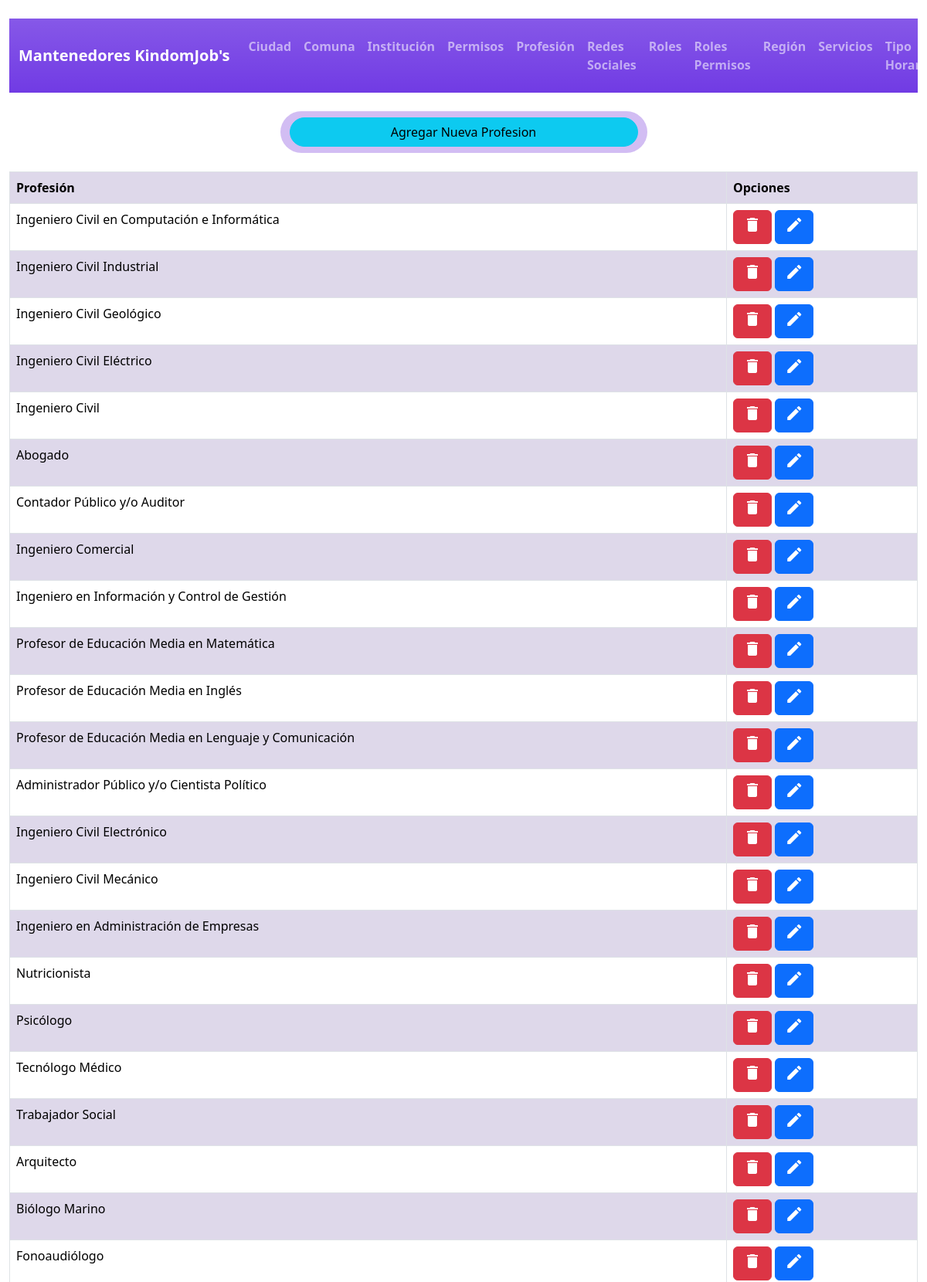
The page /admin/mantenedor_profesion/index_profesion.php (upper part) on the database its author committed.
### tables this page shows
CREATE TABLE `profesion` (
  `id_profesion` int(11) NOT NULL,
  `nombre_profesion` varchar(100) NOT NULL
);

### admin/mantenedor_profesion/index_profesion.php (the view, shortened to what this page needs)
<?php
    require('..\conexion.php');
?>
<!DOCTYPE html>
<html lang="es">
<head>
    <link rel="stylesheet" href="../estilos.css">
    <link href="https://cdn.jsdelivr.net/npm/bootstrap@5.3.3/dist/css/bootstrap.min.css" rel="stylesheet"
>
</head>
<body>
    <div class="container-fluid contenedorcompleto py-4">
    <nav class="navbar navbar-expand-lg bg-gradient bg-opacity-50" data-bs-theme="dark" style="background-color: rgb(113, 59, 228);">
            <div class="container-fluid mt-2 mb-2">
                <a class="navbar-brand" href="../index.php"><b>Mantenedores KindomJob's</b></a>
                <div class="collapse navbar-collapse" id="navbarNav">
                    <ul class="navbar-nav">
                        <li class="nav-item">
                            <a class="nav-link" href="../mantenedor_ciudad/index_ciudad.php"><b>Ciudad</b></a>
                        </li>
                        <li class="nav-item">
                            <a class="nav-link" href="../mantenedor_comuna/index_comuna.php"><b>Comuna</b></a>
                        </li>
                        <li class="nav-item">
                            <a class="nav-link" href="../mantenedor_institucion/index_institucion.php"><b>Institución</b></a>
                        </li>
                        <li class="nav-item">
                            <a class="nav-link" href="../mantenedor_permiso/index_permiso.php"><b>Permisos</b></a>
                        </li>
                        <li class="nav-item">
                            <a class="nav-link" href="../mantenedor_profesion/index_profesion.php"><b>Profesión</b></a>
                        </li>
                        <li class="nav-item">
                            <a class="nav-link" href="../mantenedor_redes_sociales/index_rs.php"><b>Redes Sociales</b></a>
                        </li>
                        <li class="nav-item">
                            <a class="nav-link" href="../mantenedor_roles/index_rol.php"><b>Roles</b></a>
                        </li>
                        <li class="nav-item">
                            <a class="nav-link" href="../mantenedor_roles_permisos/index_rol_permiso.php"><b>Roles Permisos</b></a>
                        </li>
                        <li class="nav-item">
                            <a class="nav-link" href="../mantenedor_region/index_region.php"><b>Región</b></a>
                        </li>
                        <li class="nav-item">
                            <a class="nav-link" href="../mantenedor_servicio/index_servicio.php"><b>Servicios</b></a>
                        </li>
                        <li class="nav-item">
                            <a class="nav-link" href="../mantenedor_tiempohorario/index_th.php"><b>Tipo Horario</b></a>
                        </li>
                    </ul>
                </div>
            </div>
        </nav>
        <br>
        <div class="container text-center">
            <div class="row">
                <div class="col">
                </div>
                <div class="col-6 col-xl-5 col-sm rounded-pill" style="background-color: rgba(115, 52, 216, 0.322);">
                    <div class="d-grid gap-2 py-2">
                            <button type="button" class="btn  btn-info rounded-pill" data-bs-toggle="modal" data-bs-target="#exampleModal">
                                Agregar Nueva Profesion
                            </button>
                    </div>
                </div>
                <div class="col">
                </div>
            </div>
        </div>
        <br>
        <table class="table table-striped table-bordered">
            <tr>
                <th>Profesión</th>
                <th>Opciones</th>
            </tr>
            <?php
        $consulta = "SELECT * FROM profesion";
        $resultado = mysqli_query($conexion, $consulta);
        while ($row = mysqli_fetch_assoc($resultado))
        {
            $id_profesion = $row["id_profesion"];
            $nombre_profesion = $row["nombre_profesion"];
            echo "<tr>";
                echo "<td>".$nombre_profesion."</td>";
                echo "<td>";
                    echo "<a href='borrar_profesion.php?id_e=".$id_profesion."' class='btn btn-danger' style='color: white; text-decoration: none;'><span class='material-icons'>delete</span></a>";
                    echo "<a href='form_edicion_profesion.php?id_e=".$id_profesion."' class='btn btn-primary' style='color: white; text-decoration: none;'><span class='material-icons'>edit</span></a>";
                echo "</td>";
            echo "</tr>";
        }
        ?>
        </table>
    </div>
</body>
</html>

### admin/estilos.css (style rules this page uses)
.contenedorcompleto { height: 100vh; }
.table-striped>tbody>tr:nth-child(odd)>td, .table-striped>tbody>tr:nth-child(odd)>th { background-color: rgb(234, 228, 246) }

### rows shown on the page
profesion: nombre_profesion "Ingeniero Civil en Computación e Informática"
profesion: nombre_profesion "Ingeniero Civil Industrial"
profesion: nombre_profesion "Ingeniero Civil Geológico"
profesion: nombre_profesion "Ingeniero Civil Eléctrico"
profesion: nombre_profesion "Ingeniero Civil"
profesion: nombre_profesion "Abogado"
profesion: nombre_profesion "Contador Público y/o Auditor"
profesion: nombre_profesion "Ingeniero Comercial"
profesion: nombre_profesion "Ingeniero en Información y Control de Gestión"
profesion: nombre_profesion "Profesor de Educación Media en Matemática"
profesion: nombre_profesion "Profesor de Educación Media en Inglés"
profesion: nombre_profesion "Profesor de Educación Media en Lenguaje y Comunicación"
profesion: nombre_profesion "Administrador Público y/o Cientista Político"
profesion: nombre_profesion "Ingeniero Civil Electrónico"
profesion: nombre_profesion "Ingeniero Civil Mecánico"
profesion: nombre_profesion "Ingeniero en Administración de Empresas"
profesion: nombre_profesion "Nutricionista"
profesion: nombre_profesion "Psicólogo"
profesion: nombre_profesion "Tecnólogo Médico"
profesion: nombre_profesion "Trabajador Social"
profesion: nombre_profesion "Arquitecto"
profesion: nombre_profesion "Biólogo Marino"
profesion: nombre_profesion "Fonoaudiólogo"
